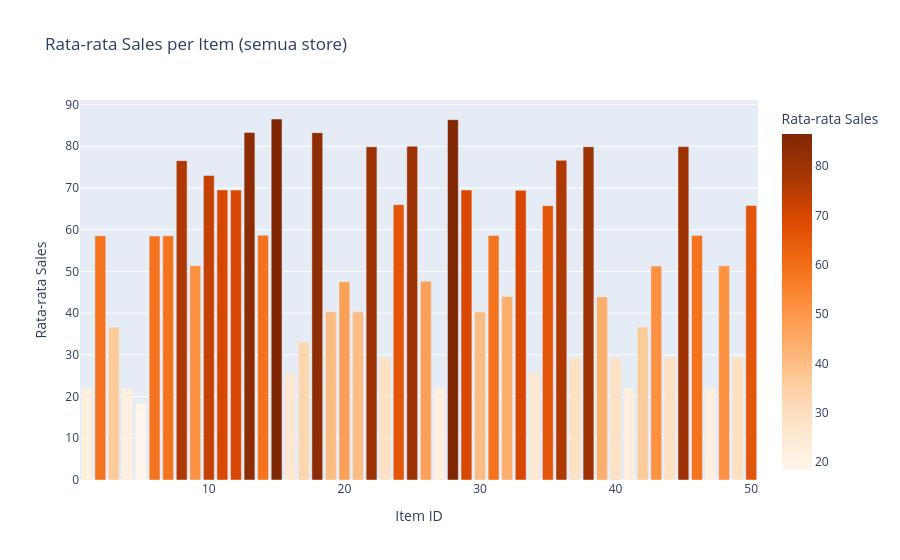

Notebook code cell kept with this figure:
### Markdown cell above
### 4.5 Variansi Antar Produk (Item)

Apakah ada produk yang jauh lebih laris dari yang lain?
Ini membantu memvalidasi bahwa `item` adalah fitur yang informatif.

### Code cell
item_avg = df_train.groupby('item')['sales'].mean().reset_index().sort_values('sales', ascending=False)

fig = px.bar(
    item_avg, x='item', y='sales',
    title='Rata-rata Sales per Item (semua store)',
    labels={'sales': 'Rata-rata Sales', 'item': 'Item ID'},
    color='sales', color_continuous_scale='Oranges'
)
fig.show()

print(f'Item paling laris  : Item {item_avg.iloc[0]["item"]} ({item_avg.iloc[0]["sales"]:.1f} unit/hari)')
print(f'Item paling sepi   : Item {item_avg.iloc[-1]["item"]} ({item_avg.iloc[-1]["sales"]:.1f} unit/hari)')
print(f'Rasio max/min      : {item_avg["sales"].max()/item_avg["sales"].min():.1f}x')

### Figure 1 — Plotly figure (JSON) as saved in the notebook; plotly's stock layout.template omitted (floating-point values rounded to 4 significant figures)
{"data": [{"alignmentgroup": "True", "hovertemplate": "Item ID=%{x}<br>Rata-rata Sales=%{marker.color}<extra></extra>", "legendgroup": "", "marker": {"color": [86.54, 86.38, 83.31, 83.26, 80.03, 79.92, 79.9, 79.88, 76.65, 76.55, 73.03, 69.55, 69.52, 69.52, 69.44, 66.0, 65.83, 65.76, 58.67, 58.64, 58.63, 58.57, 58.53, 58.5, 51.39, 51.35, 51.29, 47.64, 47.52, 43.98, 43.88, 40.36, 40.34, 40.32, 36.69, 36.64, 32.99, 29.4, 29.34, 29.3, 29.26, 29.25, 25.74, 25.66, 22.05, 22.01, 22.0, 22.0, 21.98, 18.36], "coloraxis": "coloraxis", "pattern": {"shape": ""}}, "name": "", "offsetgroup": "", "orientation": "v", "showlegend": false, "textposition": "auto", "x": [15, 28, 13, 18, 25, 45, 38, 22, 36, 8, 10, 11, 12, 29, 33, 24, 50, 35, 14, 46, 31, 2, 7, 6, 9, 48, 43, 26, 20, 32, 39, 19, 30, 21, 42, 3, 17, 44, 49, 23, 37, 40, 34, 16, 27, 4, 47, 41, 1, 5], "xaxis": "x", "y": [86.54, 86.38, 83.31, 83.26, 80.03, 79.92, 79.9, 79.88, 76.65, 76.55, 73.03, 69.55, 69.52, 69.52, 69.44, 66.0, 65.83, 65.76, 58.67, 58.64, 58.63, 58.57, 58.53, 58.5, 51.39, 51.35, 51.29, 47.64, 47.52, 43.98, 43.88, 40.36, 40.34, 40.32, 36.69, 36.64, 32.99, 29.4, 29.34, 29.3, 29.26, 29.25, 25.74, 25.66, 22.05, 22.01, 22.0, 22.0, 21.98, 18.36], "yaxis": "y", "type": "bar"}], "layout": {"xaxis": {"anchor": "y", "domain": [0, 1], "title": {"text": "Item ID"}}, "yaxis": {"anchor": "x", "domain": [0, 1], "title": {"text": "Rata-rata Sales"}}, "coloraxis": {"colorbar": {"title": {"text": "Rata-rata Sales"}}, "colorscale": [[0, "rgb(255,245,235)"], [0.125, "rgb(254,230,206)"], [0.25, "rgb(253,208,162)"], [0.375, "rgb(253,174,107)"], [0.5, "rgb(253,141,60)"], [0.625, "rgb(241,105,19)"], [0.75, "rgb(217,72,1)"], [0.875, "rgb(166,54,3)"], [1, "rgb(127,39,4)"]]}, "legend": {"tracegroupgap": 0}, "title": {"text": "Rata-rata Sales per Item (semua store)"}, "barmode": "relative"}}
